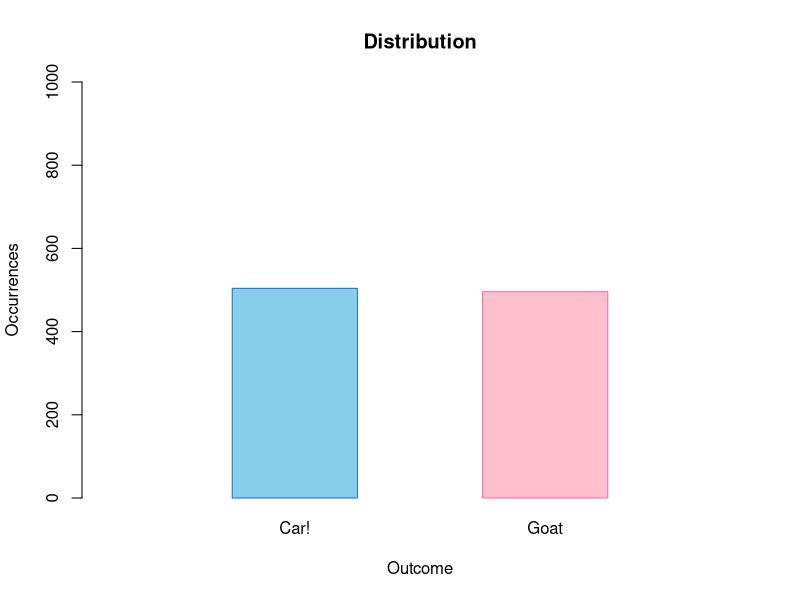

The R source for this figure:
### ###
# Objects of interest
### ###

car  <- 'Car!' # Valuable and desired car
goat <- 'Goat' # Cute, but but undesired goat(s)
doorLabels <- c(1, 2, 3)
doorPrizes <- c(car, goat, goat)

### ###
# Decision Procedures
### ###

Always_Select_Door <- function(n) {
    constantChoice <- function () {
        return(n)
    }
    return(constantChoice)
}

Randomly_Select_Door <- function() {
    randomChoice <- function() {
        return(sample(doorLabels, 1))
    }
    return(randomChoice)
}

Always_Respond_With <- function(decision) {
    constantResponse <- function () {
        return(decision)
    }
    return(constantResponse)
}

Randomly_Respond <- function() {
    randomResponse <- function() {
        return(sample(c(FALSE,TRUE), 1))
    }
    return(randomResponse)
}

### ###
# Internal functions
### ###

distribute_prizes <- function() {
    randomizedDoors <- c(goat,goat,goat)
    carDoor <- sample(doorLabels,1)
    randomizedDoors[carDoor] <- car
#    randomizedDoors <- sample(doorLabels,1)
    names(randomizedDoors) <- doorLabels
    return(randomizedDoors)
}

doors = c(goat,goat,car)
chosen = 3
monty_halls_offer <- function(doors, chosen) {
#    print(doors)
    otherDoors <- doors[setdiff(names(doors), chosen)]
#    message("Other Doors:")
#    print(otherDoors)
    goatDoors <- otherDoors[-(which(otherDoors %in% car ))]
    if (length(goatDoors) == 0) {
        goatDoors <- otherDoors
    }
#    message("Goat Doors:")
#    print(goatDoors)
#    message()
    openedDoor <- names(sample(goatDoors, 1))
    offeredDoor <- names(otherDoors[setdiff(names(otherDoors), openedDoor)])
#    message(sprintf("Chosen:\t%s\nOpenned\t%s\nOffered:\t%s\n", chosen, openedDoor, offeredDoor))
    return(offeredDoor)
}

reveal_selected_prize <- function(doors, chosen, offered) {
    outcome <- function(switchDoors) {
        prize <- doors[chosen]
        if (switchDoors) {
            prize <- doors[offered]
        } 
        return(prize)
    }
    return(outcome)
}

Monty_Halls_Game <- function(chosenDoor) {
    randomizedDoors <- distribute_prizes()
    offeredDoor <- monty_halls_offer(randomizedDoors, chosenDoor)
    decision <- reveal_selected_prize(randomizedDoors, chosenDoor, offeredDoor)
    return(decision)
}

### ###
# Monty Hall's "Lets Make a Deal" simulation
### ###

Play_Game_With_Decisions <- function(choice_one, choice_two) {
    selectedDoor <- choice_one()
#    print(sprintf("Selecting door: %d", selectedDoor))
    swapQuestion <- Monty_Halls_Game( selectedDoor )
    swapResponse <- choice_two()
#    print(sprintf("Will switch doors: %d", swapResponse))
    prizeOutcome <- swapQuestion( swapResponse )
#    print(sprintf("Received prize of: %s", prizeOutcome))
    return(prizeOutcome)
}

### ###
# Your Code Goes Here
### ###

how_to_choose_door <- Randomly_Select_Door()
how_to_choose_swap <- Randomly_Respond()

N <- 1000
outcomes <- replicate(N, Play_Game_With_Decisions(how_to_choose_door, how_to_choose_swap))
df <- as.data.frame(table(outcomes))
barplot(df$Freq,
        main="Distribution",
        xlab="Outcome", 
        ylab="Occurrences", ylim = c(0, N),
        width = c(1,1),
        xlim =c(0,5),
        space=1,
        names.arg = df$outcomes,
        col = c("skyblue", "pink"),
        border = c("dodgerblue3", "hotpink"))

print(df)
